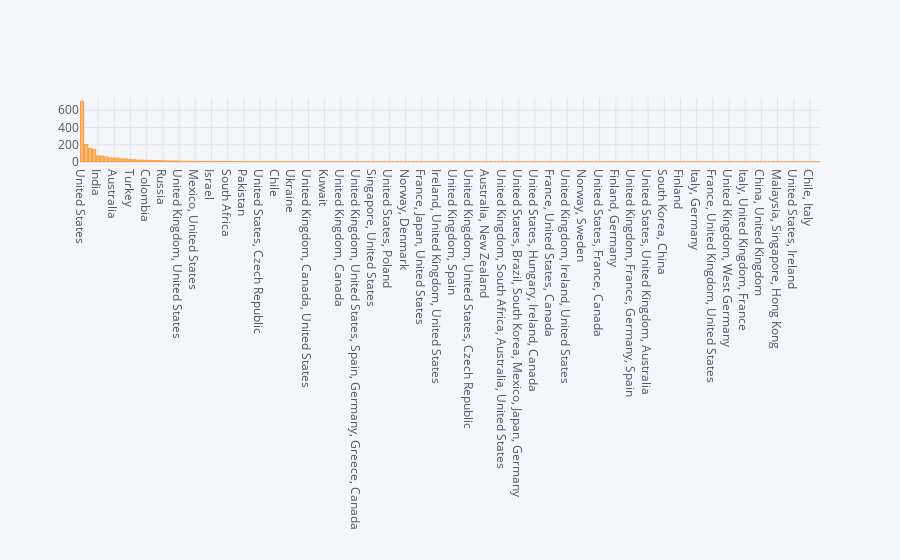

The notebook cell saved with this chart:
### Code cell
tvshowdata.Country.value_counts().iplot(kind='bar')

### Figure 1 — Plotly figure (JSON) as saved in the notebook; plotly's stock layout.template omitted (floating-point values rounded to 4 significant figures; data arrays with more than 128 entries replaced by an {"elided": "..."} marker saying what was removed)
{"data": [{"marker": {"color": "rgba(255, 153, 51, 0.6)", "line": {"color": "rgba(255, 153, 51, 1.0)", "width": 1}}, "name": "Country", "orientation": "v", "text": "", "type": "bar", "x": {"elided": "183 str values"}, "y": {"elided": "183 int values"}}], "layout": {"legend": {"bgcolor": "#F5F6F9", "font": {"color": "#4D5663"}}, "paper_bgcolor": "#F5F6F9", "plot_bgcolor": "#F5F6F9", "title": {"font": {"color": "#4D5663"}}, "xaxis": {"gridcolor": "#E1E5ED", "showgrid": true, "tickfont": {"color": "#4D5663"}, "title": {"font": {"color": "#4D5663"}, "text": ""}, "zerolinecolor": "#E1E5ED"}, "yaxis": {"gridcolor": "#E1E5ED", "showgrid": true, "tickfont": {"color": "#4D5663"}, "title": {"font": {"color": "#4D5663"}, "text": ""}, "zerolinecolor": "#E1E5ED"}}}
